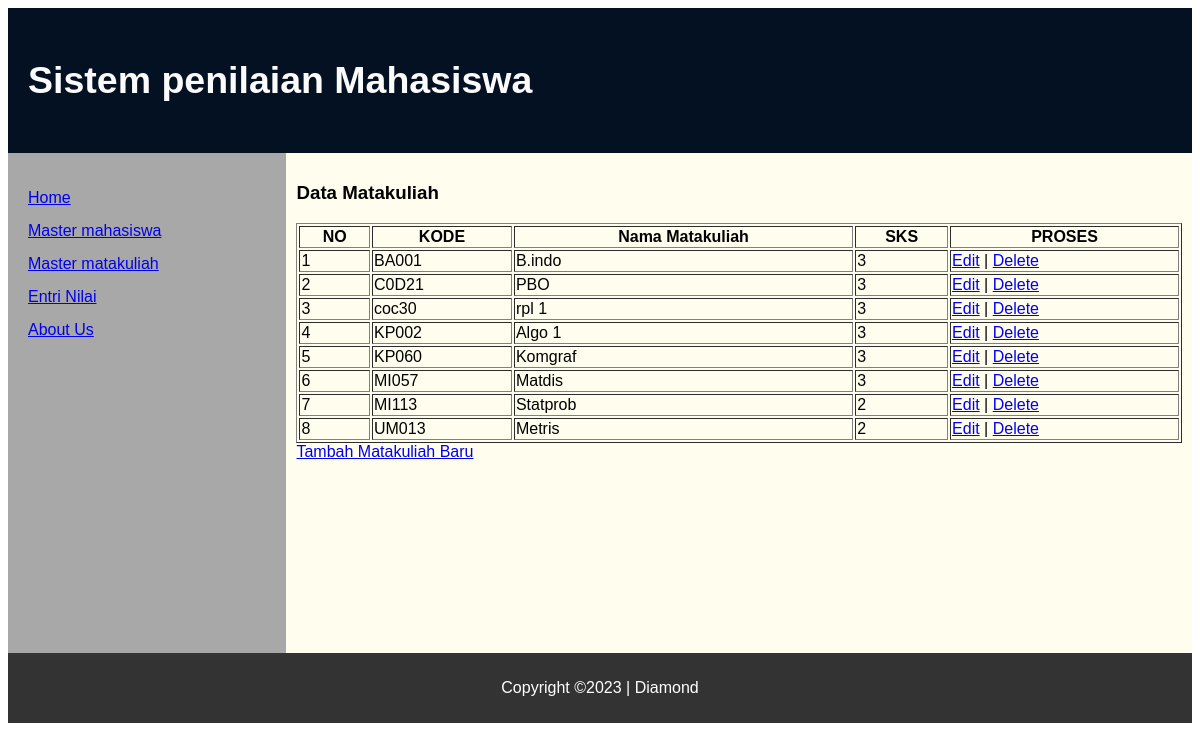
Screenshot of /index.php?page=matakuliah with the database file from the repository.
### tables this page shows
CREATE TABLE `tblmatkul` (
  `kd_mtk` varchar(5) NOT NULL,
  `nm_mtk` varchar(25) NOT NULL,
  `sks` int(1) NOT NULL
);

### master_matakuliah.php (the view)
<article>
    <h1> Data Matakuliah</h1>
        <table border="1" width="100%">
        <tr>
            <th>NO</th>
            <th>KODE</th>
            <th>Nama Matakuliah</th>
            <th>SKS</th>
            <th>PROSES</th>
        </tr>
        <?php
        include_once "koneksi.php";
        $query = "SELECT * FROM tblmatkul";
        $result = mysqli_query($conn, $query);
        $no =1;
        while($data = mysqli_fetch_array($result)){
            $kd_mtk = $data['kd_mtk'];
            $nm_mtk = $data['nm_mtk'];
            $sks = $data['sks'];
        ?>
        <tr>
            <td><?php echo $no++; ?></td>
            <td><?php echo $kd_mtk;?></td>
            <td><?php echo $nm_mtk;  ?></td>
            <td><?php echo $sks;  ?></td>
            <td><a href='index.php?page=editmtk&matakuliah=<?=$kd_mtk?>' title='Edit User'>Edit</a>
                |
                <a href='index.php?page=delmtk&matakuliah=<?=$kd_mtk?>' title='delete Matakuliah'
                onclick="return confirm('Apakah anda yakin menghapus data ini?')">Delete</a> </td>
        </tr>
        <?php  } ?>
        </table>
        <a href='index.php?page=tambahmatkul&matakuliah=' title='tambah mahasiswa'>Tambah Matakuliah Baru</a>
</article>

### header.php (shortened to what this page needs)
<!DOCTYPE html>
<html>
    <head>
        <link rel="stylesheet" href="styl.css"/>
    </head>
    <body>
        <header>
            <h2>Sistem penilaian Mahasiswa</h2>
        </header>
        <section>

### nav.php
<nav>
    <ul>
        <li><a href="index.php">Home</a></li>
        <li><a href="index.php?page=mahasiswa">Master mahasiswa</a></li>
        <li><a href="index.php?page=matakuliah">Master matakuliah</a></li>
        <li><a href="index.php?page=entri">Entri Nilai</a></li>
        <li><a href="index.php?page=about">About Us</a></li>
    </ul>
</nav>

### index.php (shortened to what this page needs)
<?php
include "header.php";
include "nav.php";
$page = isset($_GET['page'])? $_GET['page'] : "home";
switch ($page) {
    case 'matakuliah' : include "master_matakuliah.php"; break;
}
include "footer.php";
?>

### footer.php
</section>
        <footer>
            <p>Copyright &copy;2023 | Diamond</p>
        </footer>
    </body>
</html>

### styl.css (style rules this page uses)
* { box-sizing: border-box; }
body { font-family: Arial, Helvetica, sans-serif; display: flex; min-height: 100vh; flex-direction: column; }
header { background: #031122; padding: 20px; text-align: left; font-size: 25px; color: rgb(251, 251, 251); }
nav ul { list-style-type: none; padding: 0; }
nav ul li { margin: 5px; }
nav ul li a { display: block; padding: 5px; }
section { display: flex; flex-direction: row; }
nav, article { display: flex; flex-direction: column; min-height: 500px; padding: 10px; }
nav { flex-grow: 1; min-width: 15%; background-color: #a8a8a8; }
article { flex-grow: 5; min-width: 630px; background-color: #fffdee; }
footer { bottom: 0; width: 100%; background-color: #333333; padding: 10px; text-align: center; color: white; height: 70px; }

### rows the page displays
tblmatkul: kd_mtk "BA001", nm_mtk "B.indo", sks "3"
tblmatkul: kd_mtk "C0D21", nm_mtk "PBO", sks "3"
tblmatkul: kd_mtk "coc30", nm_mtk "rpl 1", sks "3"
tblmatkul: kd_mtk "KP002", nm_mtk "Algo 1", sks "3"
tblmatkul: kd_mtk "KP060", nm_mtk "Komgraf", sks "3"
tblmatkul: kd_mtk "MI057", nm_mtk "Matdis", sks "3"
tblmatkul: kd_mtk "MI113", nm_mtk "Statprob", sks "2"
tblmatkul: kd_mtk "UM013", nm_mtk "Metris", sks "2"
